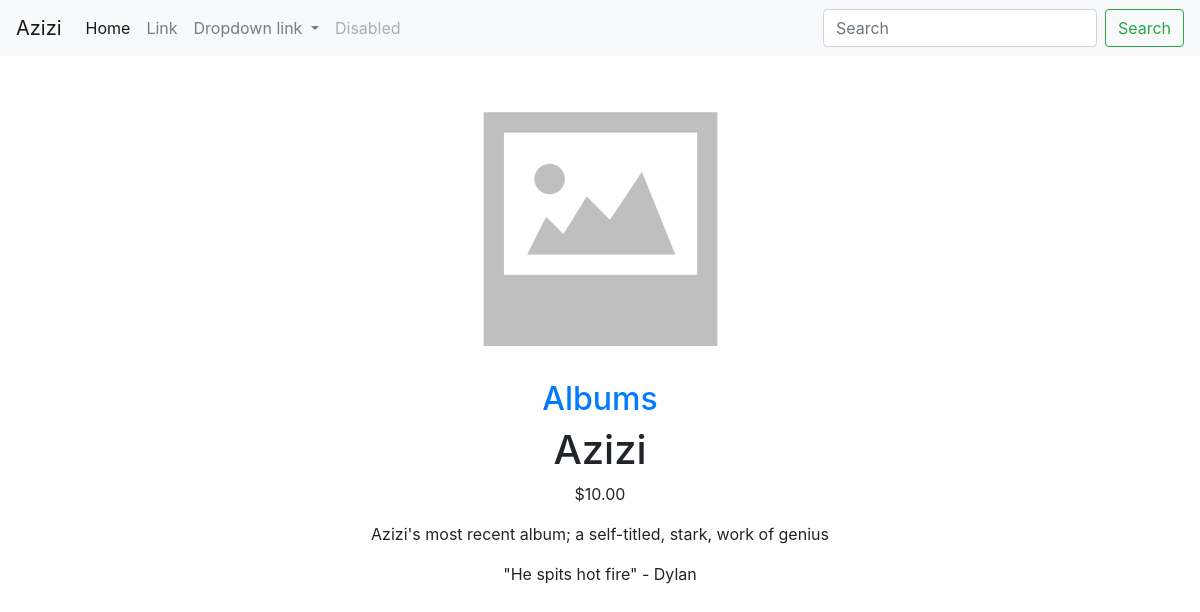
Screenshot of /1/azizi/ with the database file from the repository.
### shop/models.py (models this page shows, shortened)
class Product(models.Model):
    category = models.ForeignKey(Category, on_delete=models.CASCADE, related_name='products')
    name = models.CharField(max_length=200, db_index=True)
    slug = models.SlugField(max_length=200, db_index=True)
    image = models.ImageField(upload_to='products/%Y/%m/%d', blank=True)
    description = models.TextField(blank=True)
    price = models.DecimalField(max_digits=10, decimal_places=2)
    stock = models.PositiveIntegerField()
    available = models.BooleanField(default=True)
    created = models.DateTimeField(auto_now_add=True)
    updated = models.DateTimeField(auto_now=True)
    class Meta:
        ordering = ('-created',)
        index_together = (('id', 'slug'),)

class Category(models.Model):
    name = models.CharField(max_length=200, db_index=True)
    slug = models.SlugField(max_length=200, db_index=True, unique=True)
    class Meta:
        ordering = ('name',)
        verbose_name = 'category'
        verbose_name_plural = 'categories'
    def __str__(self):
        return self.name
    def get_absolute_url(self):
        return reverse('shop:product_list_by_category', args=[self.slug])

### shop/views.py (the view)
# urls.py: url(r'^(?P<id>\d+)/(?P<slug>[-\w]+)/$', views.product_detail, name='product_detail'),
def product_detail(request, id, slug):
    product = get_object_or_404(Product, id=id, slug=slug, available=True)
    return render(request, 'shop/product/detail.html', {'product' : product})

### shop/templates/shop/product/detail.html (shortened to what this page needs)
{% extends "shop/base.html" %}
{% load static %}
{% block content %}
    <center>
    <div class="product-detail">
    <br>
        {% if product.image.size > 1 %}
            <img src="{{ product.image.url }}" style="height:400px;width:400px;">
        {% else %}
            <img src="{% static "shop/nothing.png" %}">
        {% endif %}
        <h2><a href="{{ product.category.get_absolute_url }}">{{ product.category }}</a></h>
        <h1>{{ product.name }}</h1>
        <p class="price">${{ product.price }}</p>
        {{ product.description|linebreaks }}
    </div>
    </center>
{% endblock %}

### rows the page displays
Product: category "Albums", name "Azizi", price "10.00", description "Azizi's most recent album; a self-titled, stark, work of genius \"He spits hot fire\" - Dylan"
